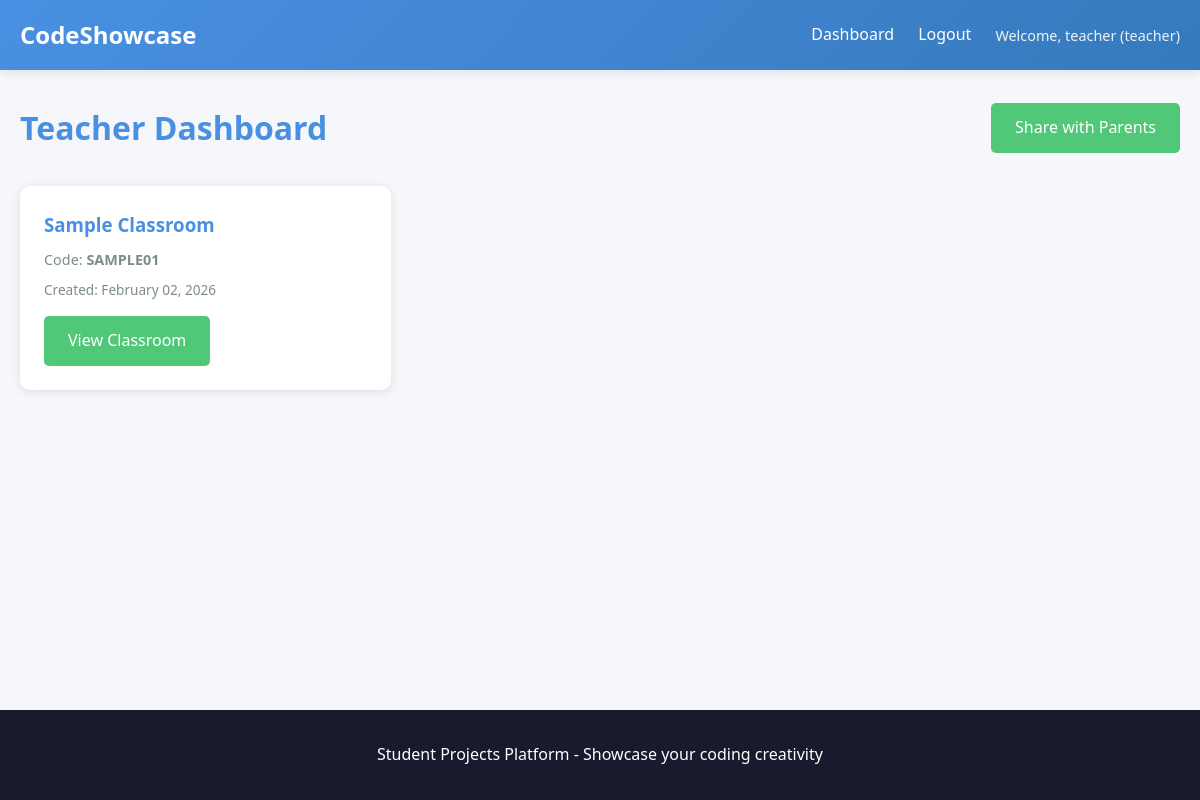
Page /dashboard (signed in) on the committed database.
### app.py (models this page shows)
class User(UserMixin, db.Model):
    id = db.Column(db.Integer, primary_key=True)
    username = db.Column(db.String(80), unique=True, nullable=False)
    email = db.Column(db.String(120), unique=True, nullable=False)
    password_hash = db.Column(db.String(255), nullable=False)
    role = db.Column(db.String(20), default='student')  # student, teacher, staff, parent, or admin
    parent_email = db.Column(db.String(120), nullable=True)  # Parent email for students (required for students)
    created_at = db.Column(db.DateTime, default=datetime.utcnow)
    classrooms = db.relationship('Classroom', backref='teacher', lazy=True)
    projects = db.relationship('Project', foreign_keys='Project.student_id', backref='student', lazy=True)
    challenge_submissions = db.relationship('ChallengeSubmission', backref='student', lazy=True)

class Classroom(db.Model):
    id = db.Column(db.Integer, primary_key=True)
    name = db.Column(db.String(100), nullable=False)
    code = db.Column(db.String(10), unique=True, nullable=False)
    teacher_id = db.Column(db.Integer, db.ForeignKey('user.id'), nullable=False)
    created_at = db.Column(db.DateTime, default=datetime.utcnow)
    students = db.relationship('ClassroomStudent', backref='classroom', lazy=True, cascade='all, delete-orphan')
    projects = db.relationship('Project', backref='classroom', lazy=True)
    challenges = db.relationship('Challenge', backref='classroom', lazy=True)
    subjects = db.relationship('Subject', backref='classroom', lazy=True, cascade='all, delete-orphan')

### app.py (the view, shortened to what this page needs)
@app.route('/dashboard')
@login_required
def dashboard():
    if current_user.role == 'admin':
        return redirect(url_for('admin_dashboard'))
    elif current_user.role == 'parent':
        return redirect(url_for('parent_dashboard'))
    elif current_user.role in ['teacher', 'staff']:
        classrooms = Classroom.query.filter_by(teacher_id=current_user.id).all()
        return render_template('teacher_dashboard.html', classrooms=classrooms)

### app.py (called while the page is built)
@login_manager.user_loader
def load_user(user_id):
    return User.query.get(int(user_id))

### templates/teacher_dashboard.html (shortened to what this page needs)
{% extends "base.html" %}
{% block content %}
<div class="container">
    <div class="dashboard-header">
        <h1>Teacher Dashboard</h1>
        <div class="dashboard-actions">
            <a href="{{ url_for('teacher_sharing') }}" class="btn btn-secondary">Share with Parents</a>
        </div>
    </div>
    <div class="classrooms-grid">
        {% if classrooms %}
            {% for classroom in classrooms %}
                <div class="classroom-card">
                    <h3>{{ classroom.name }}</h3>
                    <p class="classroom-code">Code: <strong>{{ classroom.code }}</strong></p>
                    <p class="classroom-meta">Created: {{ classroom.created_at.strftime('%B %d, %Y') }}</p>
                    <a href="{{ url_for('classroom_view', classroom_id=classroom.id) }}" class="btn btn-secondary">View Classroom</a>
                </div>
            {% endfor %}
        {% else %}
            <div class="empty-state">
                <p>You haven't created any classrooms yet. Create one to get started!</p>
            </div>
        {% endif %}
    </div>
</div>
{% endblock %}

### templates/base.html (shortened to what this page needs)
<!DOCTYPE html>
<html lang="en">
<head>
    <link rel="stylesheet" href="{{ url_for('static', filename='css/style.css') }}">
</head>
<body>
    <nav class="navbar">
        <div class="container">
            <a href="{{ url_for('index') }}" class="logo">CodeShowcase</a>
            <div class="nav-links">
                {% if current_user.is_authenticated %}
                    <a href="{{ url_for('dashboard') }}">Dashboard</a>
                    <a href="{{ url_for('logout') }}">Logout</a>
                    <span class="user-info">Welcome, {{ current_user.username }} ({{ current_user.role }})</span>
                {% else %}
                    <a href="{{ url_for('login') }}">Login</a>
                    <a href="{{ url_for('register') }}">Register</a>
                {% endif %}
            </div>
        </div>
    </nav>
    <main class="main-content">
        {% block content %}{% endblock %}
    </main>
    <footer class="footer">
        <div class="container">
            <p>Student Projects Platform - Showcase your coding creativity</p>
        </div>
    </footer>
</body>
</html>

### static/css/style.css (style rules this page uses)
* { margin: 0; padding: 0; box-sizing: border-box; }
:root { --primary-color: #4a90e2; --secondary-color: #50c878; --accent-color: #ff6b6b; --dark-bg: #1a1a2e; --light-bg: #f5f7fa; --text-dark: #2c3e50; --text-light: #7f8c8d; --border-color: #e0e0e0; --shadow: 0 2px 10px rgba(0, 0, 0, 0.1); --shadow-hover: 0 4px 20px rgba(0, 0, 0, 0.15); }
body { font-family: 'Segoe UI', Tahoma, Geneva, Verdana, sans-serif; background-color: var(--light-bg); color: var(--text-dark); line-height: 1.6; min-height: 100vh; display: flex; flex-direction: column; }
.container { max-width: 1200px; margin: 0 auto; padding: 0 20px; width: 100%; }
.navbar { background: linear-gradient(135deg, var(--primary-color), #357abd); color: white; padding: 1rem 0; box-shadow: var(--shadow); }
.navbar .container { display: flex; justify-content: space-between; align-items: center; }
.logo { font-size: 1.5rem; font-weight: bold; color: white; text-decoration: none; }
.nav-links { display: flex; gap: 1.5rem; align-items: center; }
.nav-links a { color: white; text-decoration: none; transition: opacity 0.3s; }
.user-info { font-size: 0.9rem; opacity: 0.9; }
.main-content { flex: 1; padding: 2rem 0; }
.btn { padding: 0.75rem 1.5rem; border: none; border-radius: 5px; font-size: 1rem; cursor: pointer; text-decoration: none; display: inline-block; transition: all 0.3s; font-weight: 500; }
.btn-secondary { background: var(--secondary-color); color: white; }
.dashboard-header { display: flex; justify-content: space-between; align-items: center; margin-bottom: 2rem; }
.dashboard-header h1 { color: var(--primary-color); }
.classrooms-grid { display: grid; grid-template-columns: repeat(auto-fill, minmax(280px, 1fr)); gap: 1.5rem; }
.classroom-card { background: white; padding: 1.5rem; border-radius: 10px; box-shadow: var(--shadow); transition: transform 0.3s, box-shadow 0.3s; }
.classroom-card h3 { color: var(--primary-color); margin-bottom: 0.5rem; }
.classroom-code { color: var(--text-light); font-size: 0.9rem; margin-bottom: 0.5rem; }
.classroom-meta { color: var(--text-light); font-size: 0.85rem; margin-bottom: 1rem; }
.footer { background: var(--dark-bg); color: white; text-align: center; padding: 2rem 0; margin-top: auto; }
.dashboard-actions { display: flex; gap: 1rem; }

### rows in the picture
User: username "teacher", role "teacher"
Classroom: name "Sample Classroom", code "SAMPLE01", created_at "February 02, 2026"
